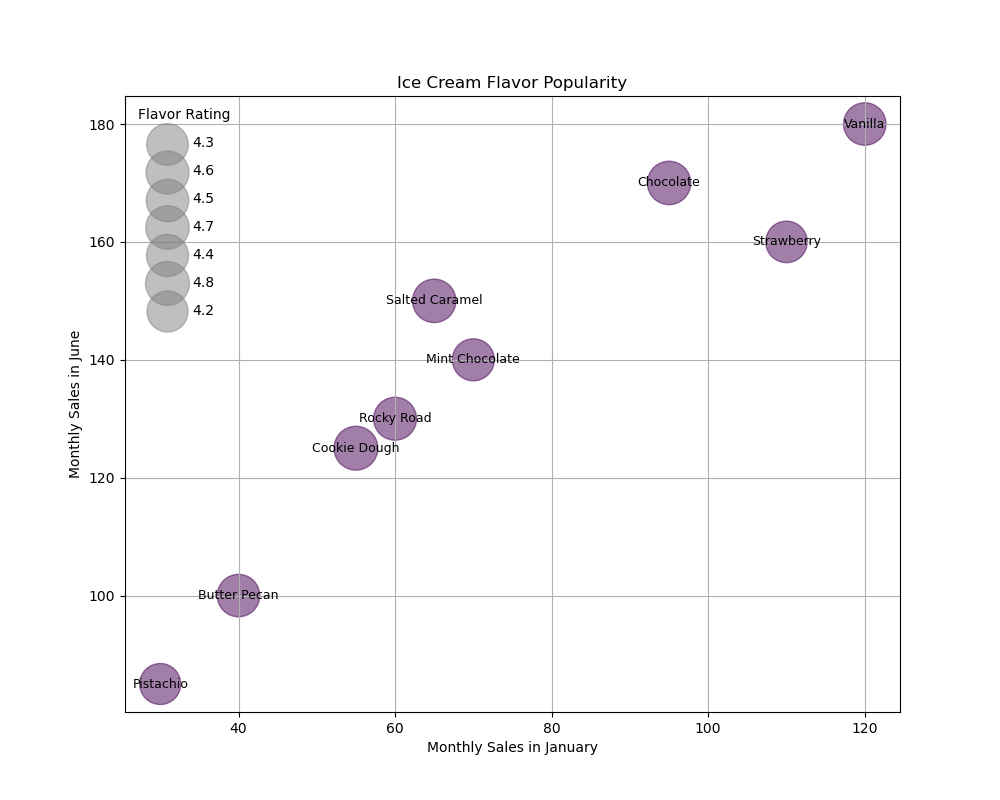

Write the Python code that produced this figure.

import matplotlib.pyplot as plt

# Data from your table
data = [
    {'Flavor': 'Vanilla', 'Monthly_Sales(Jan)': 120, 'Monthly_Sales(Jun)': 180, 'Average_Temperature(Jun)': 75, 'Flavor_Rating': 4.5},
    {'Flavor': 'Chocolate', 'Monthly_Sales(Jan)': 95, 'Monthly_Sales(Jun)': 170, 'Average_Temperature(Jun)': 75, 'Flavor_Rating': 4.7},
    {'Flavor': 'Strawberry', 'Monthly_Sales(Jan)': 110, 'Monthly_Sales(Jun)': 160, 'Average_Temperature(Jun)': 75, 'Flavor_Rating': 4.3},
    {'Flavor': 'Mint Chocolate', 'Monthly_Sales(Jan)': 70, 'Monthly_Sales(Jun)': 140, 'Average_Temperature(Jun)': 75, 'Flavor_Rating': 4.4},
    {'Flavor': 'Rocky Road', 'Monthly_Sales(Jan)': 60, 'Monthly_Sales(Jun)': 130, 'Average_Temperature(Jun)': 75, 'Flavor_Rating': 4.6},
    {'Flavor': 'Cookie Dough', 'Monthly_Sales(Jan)': 55, 'Monthly_Sales(Jun)': 125, 'Average_Temperature(Jun)': 75, 'Flavor_Rating': 4.8},
    {'Flavor': 'Pistachio', 'Monthly_Sales(Jan)': 30, 'Monthly_Sales(Jun)': 85, 'Average_Temperature(Jun)': 75, 'Flavor_Rating': 4.2},
    {'Flavor': 'Salted Caramel', 'Monthly_Sales(Jan)': 65, 'Monthly_Sales(Jun)': 150, 'Average_Temperature(Jun)': 75, 'Flavor_Rating': 4.7},
    {'Flavor': 'Butter Pecan', 'Monthly_Sales(Jan)': 40, 'Monthly_Sales(Jun)': 100, 'Average_Temperature(Jun)': 75, 'Flavor_Rating': 4.5}
]

# Prepare data for plotting
flavors = [d['Flavor'] for d in data]
sales_jan = [d["Monthly_Sales(Jan)"] for d in data]
sales_jun = [d["Monthly_Sales(Jun)"] for d in data]
ratings = [d["Flavor_Rating"] for d in data]
# Average temperature will define the color, but since it's the same for all we'll use a placeholder
average_temperature = [d["Average_Temperature(Jun)"] for d in data]

# Normalize ratings for bubble sizes
size = [(rating / max(ratings)) * 1000 for rating in ratings]

# Create the bubble chart
plt.figure(figsize=(10, 8))
scatter = plt.scatter(sales_jan, sales_jun, s=size, c=average_temperature, alpha=0.5)

# Add titles and labels
plt.title('Ice Cream Flavor Popularity')
plt.xlabel('Monthly Sales in January')
plt.ylabel('Monthly Sales in June')

# Create a legend for the flavor ratings
for rating in set(ratings):
    plt.scatter([], [], s=(rating / max(ratings)) * 1000, c='grey', alpha=0.5, label=str(rating))
plt.legend(scatterpoints=1, frameon=False, labelspacing=1, title='Flavor Rating')

# Add flavor names as text labels next to the bubbles
for i, flavor in enumerate(flavors):
    plt.text(sales_jan[i], sales_jun[i], flavor, ha='center', va='center', fontsize=9)

plt.grid(True)
plt.show()
